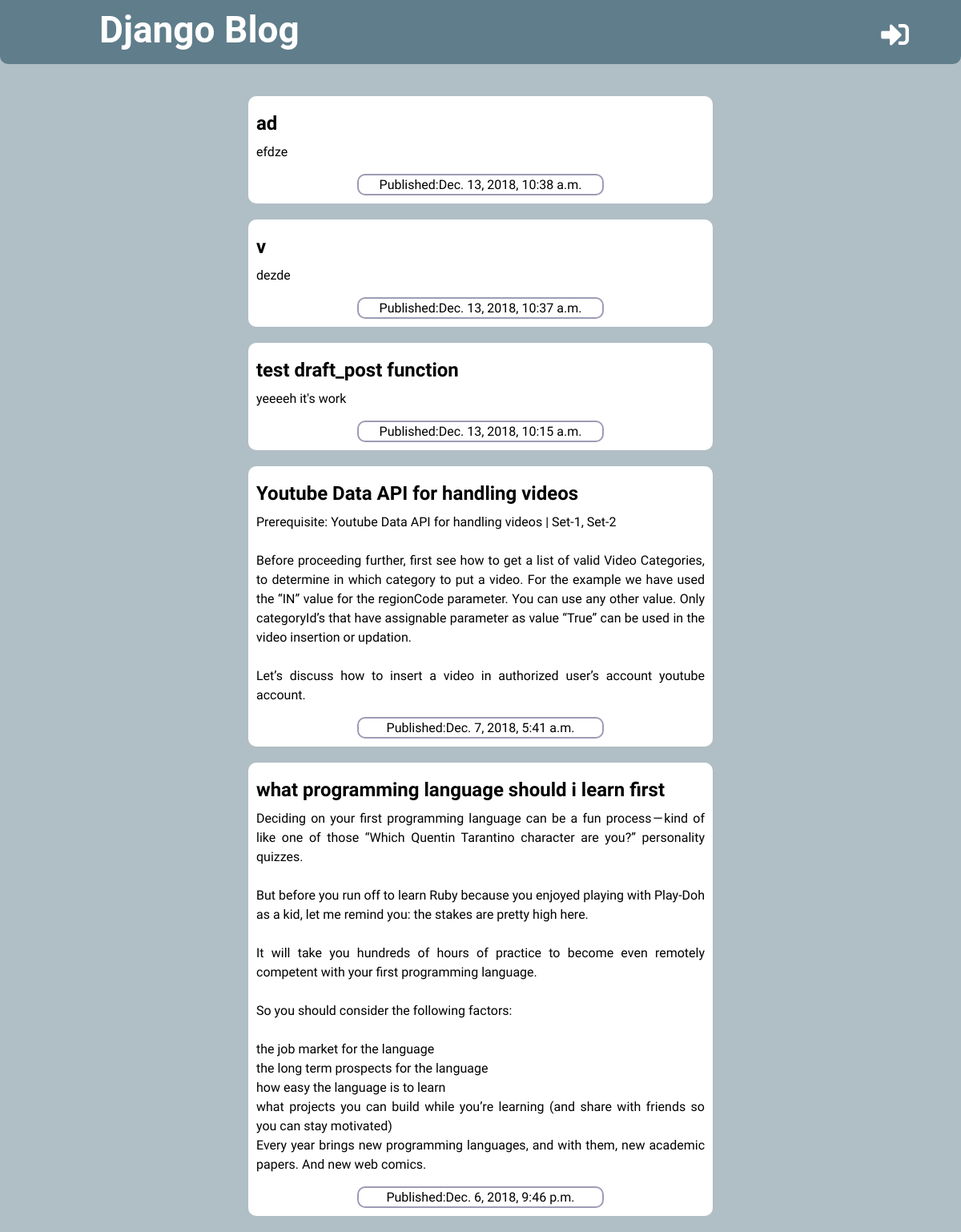
The app's page /, older data.
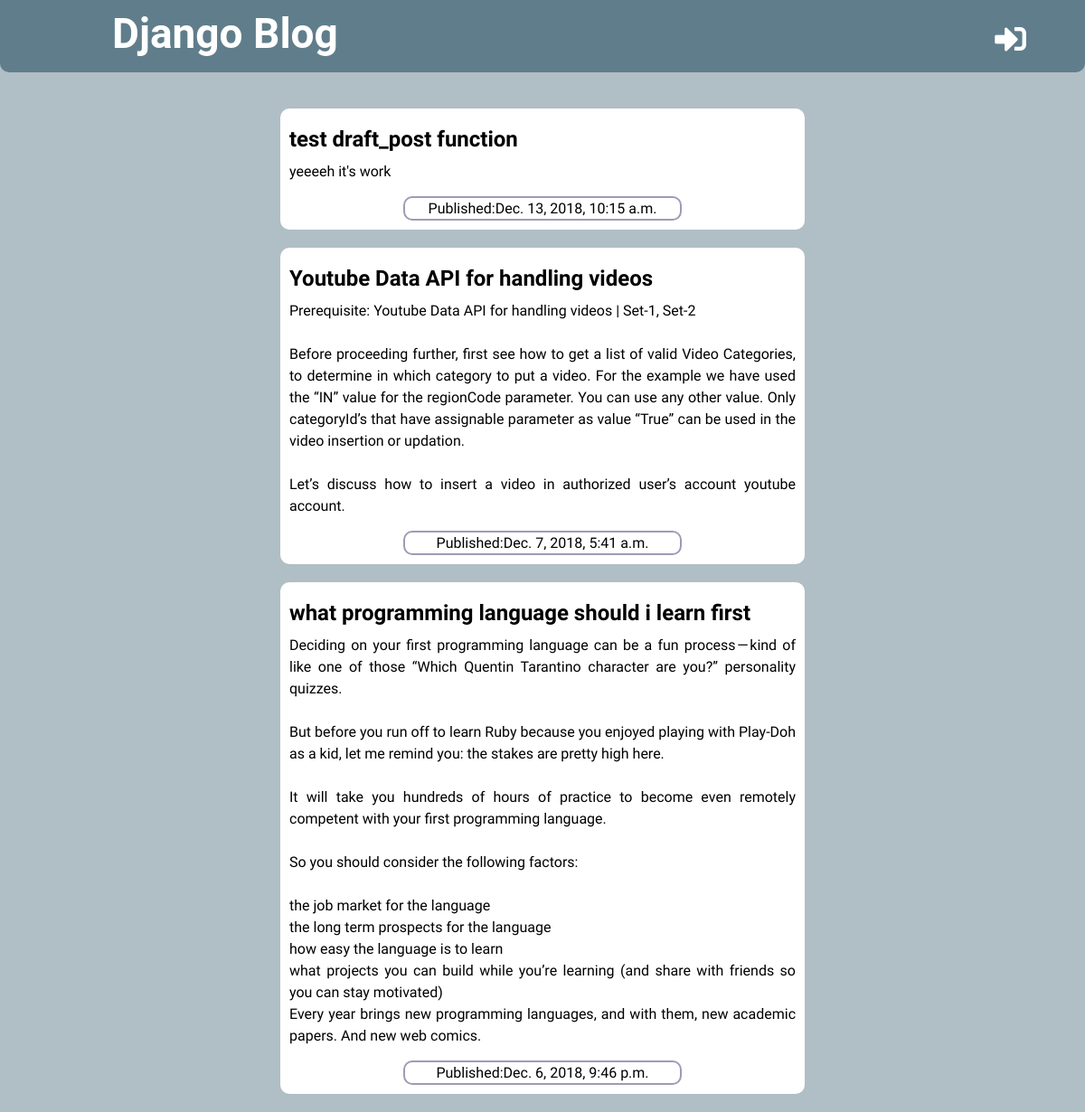
The same page, newer data.
### blog/models.py (models this page shows, shortened)
class Post(models.Model):
    author = models.ForeignKey('auth.User', on_delete=models.CASCADE)
    title = models.CharField(max_length=100)
    text = models.TextField()
    created_date = models.DateTimeField(default = timezone.now)
    published_date = models.DateTimeField(blank=True, null=True)

### blog/views.py (the view)
# urls.py: path('',views.post_list, name ='post_list'),
def post_list(request):
    posts = Post.objects.filter(published_date__lte= timezone.now()).order_by('-published_date')
    stuff_for_frontend = {'posts':posts}
    return render(request,'blog/post_list.html', stuff_for_frontend)

### blog/templates/blog/post_list.html (shortened to what this page needs)
{% extends 'blog/base.html' %}
{% block content %}
    {% for post in posts %}
    <div class="on-content">
        <a href="{% url 'post_detail' pk=post.pk %}">
        <h2 class="post-title">{{ post.title }}</h2></a>
        <p class="post-text">{{ post.text|linebreaksbr }}</p>
        <p class="content-published-date">Published:{{ post.published_date }}</p>
    </div>
    {% endfor %}
{% endblock %}

### blog/templates/blog/base.html (shortened to what this page needs)
{% load staticfiles %}
<!DOCTYPE html>
<html>
<head>
    <link rel="stylesheet" href="{% static 'blog/style1.css' %}">
    <link rel="stylesheet" href="https://use.fontawesome.com/releases/v5.5.0/css/all.css">
</head>
<body class="body">
    <header class="page-header header">
        <h1><a class="title" href="/"><p>Django Blog</p></a></h1>
        {% if user.is_authenticated %}
            <a href="{% url 'post_new' %}" class="icone"><i class="fas fa-plus icone" style="color: white;"></i></a>
            <a href="{% url 'post_draft_list' %}" class="icone1"><i class="fas fa-sticky-note" style="color: white;"></i></a>
        {% else %}
        <a href="{% url 'login' %}" class="icone1"><i class="fas fa-sign-in-alt" style="color: white;"></i></a>
        {% endif %}
    </header>
    <div class="content">
        <div class="row">
            <div class="col-md-100">
                {% block content %}
                {% endblock %}
            </div>
        </div>
    </div>
</body>
</html>

### blog/static/blog/style1.css (style rules this page uses)
* { padding: 0; margin: 0; }
.body { background: #B0BEC5; font-family: 'Roboto', sans-serif; }
.header { background:#607D8B ; height: 70px; padding: 5px; border-bottom-left-radius: 10px; border-bottom-right-radius: 10px; margin-bottom: 40px; }
.page-header h1 a { text-decoration: none; }
.header h1 a p { color: white; text-align: left; margin: 0 0 0 10%; padding-top: 5px; font-size: 46px; }
.content { max-width: 50%; margin: auto; }
.icone1 { font-size: 26pt; float: right; margin-right: 60px; margin-top: -40px; }
.on-content { background: white; margin: 10px; margin-bottom: 20px; padding: 10px; border-radius: 10px; font-family: 'Raleway', sans-serif; }
.content-published-date { box-sizing: content-box; padding: 2px; border:2px solid rgb(156, 156, 182); border-radius: 10px; text-align: center; font-family: 'Raleway', sans-serif; max-width: 300px; margin: 15px auto 0 auto; }
.post-title { font-family: 'Raleway', sans-serif; color :black; max-width: 500; padding: 10px 0 10px 0 ; }
.post-text { text-align: justify; line-height: 1.5; }
.on-content a { text-decoration: none; }

Row changes from the older to the newer data that the page shows:
removed Post: title "ad", text "efdze", published_date "Dec. 13, 2018, 10:38 a.m."
removed Post: title "v", text "dezde", published_date "Dec. 13, 2018, 10:37 a.m."
